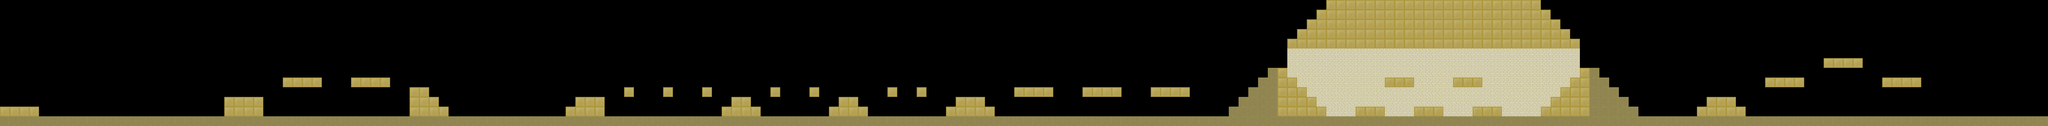

Rendered tile map (Tiled .tmx) drawn with the repository's tilesets; below, a short description and the map source with its tile grids summarised:
An orthogonal 210x13 tile map with 64x64 px tiles, 1 tile layer (Tile Layer 1) and 68 objects.

<map version="1.0" orientation="orthogonal" width="210" height="13" tilewidth="64" tileheight="64">
 <tileset firstgid="1" name="level4" tilewidth="64" tileheight="64" spacing="2">
  <image source="level4.png" width="512" height="128" />
 </tileset>
 <layer name="Tile Layer 1" width="210" height="13">
  <data>[2730 cells, 685 non-empty, 3 distinct tile ids]</data>
 </layer>
 <objectgroup name="cactus" width="210" height="13">
  <object x="645" y="709" width="45" height="30" />
  <object x="1073" y="709" />
  <object x="3324" y="724" />
  <object x="12094" y="697" />
  <object x="12839" y="694" />
 </objectgroup>
 <objectgroup name="armadillo" width="210" height="13">
  <object x="1964" y="721" />
  <object x="2415" y="712" />
  <object x="6818" y="721" />
  <object x="7639" y="715" />
  <object x="11748" y="706" />
  <object x="12488" y="691" />
 </objectgroup>
 <objectgroup name="rsnake" width="210" height="13">
  <object x="9191" y="500" />
  <object x="9633" y="494" />
  <object x="8991" y="679" />
  <object x="9382" y="691" />
  <object x="9764" y="679" />
  <object x="6373" y="615" />
 </objectgroup>
 <objectgroup name="hawk" width="210" height="13">
  <object x="4539" y="315" />
  <object x="5806" y="273" />
  <object x="7264" y="209" />
  <object x="12385" y="142" />
  <object x="5218" y="1297" width="97" height="21" />
  <object x="1982" y="485" width="3" />
  <object x="5135" y="327" width="16" height="20" />
  <object x="6731" y="304" width="27" height="25" />
 </objectgroup>
 <objectgroup name="lizard" width="210" height="13">
  <object x="1982" y="467" />
  <object x="2436" y="476" />
  <object x="7227" y="539" />
  <object x="11703" y="470" />
  <object x="12479" y="467" />
  <object x="7679" y="539" />
  <object x="6779" y="536" />
  <object x="12085" y="352" />
 </objectgroup>
 <objectgroup name="flyjar" width="210" height="13">
  <object x="10942" y="736" />
 </objectgroup>
 <objectgroup name="end" width="210" height="13">
  <object x="13367" y="727" />
 </objectgroup>
 <objectgroup name="sand" width="210" height="13">
  <object x="4000" y="736" />
  <object x="4068" y="740" />
  <object x="4132" y="734" />
  <object x="4198" y="740" />
  <object x="4264" y="742" />
  <object x="4326" y="742" />
  <object x="4390" y="740" />
  <object x="4450" y="740" />
  <object x="4514" y="738" />
  <object x="4580" y="740" />
  <object x="4640" y="738" />
  <object x="4700" y="738" />
  <object x="5030" y="736" />
  <object x="5100" y="740" />
  <object x="5162" y="736" />
  <object x="5226" y="740" />
  <object x="5296" y="742" />
  <object x="5362" y="738" />
  <object x="5422" y="736" />
  <object x="5742" y="742" />
  <object x="5796" y="740" />
  <object x="5856" y="736" />
  <object x="5922" y="738" />
  <object x="5996" y="736" />
  <object x="6056" y="738" />
  <object x="6118" y="734" />
  <object x="6164" y="744" />
 </objectgroup>
 <objectgroup name="spike" width="210" height="13">
  <object x="9130" y="736" />
  <object x="9188" y="736" />
  <object x="9245" y="736" />
  <object x="9509" y="742" />
  <object x="9564" y="739" />
  <object x="9630" y="742" />
 </objectgroup>
</map>
